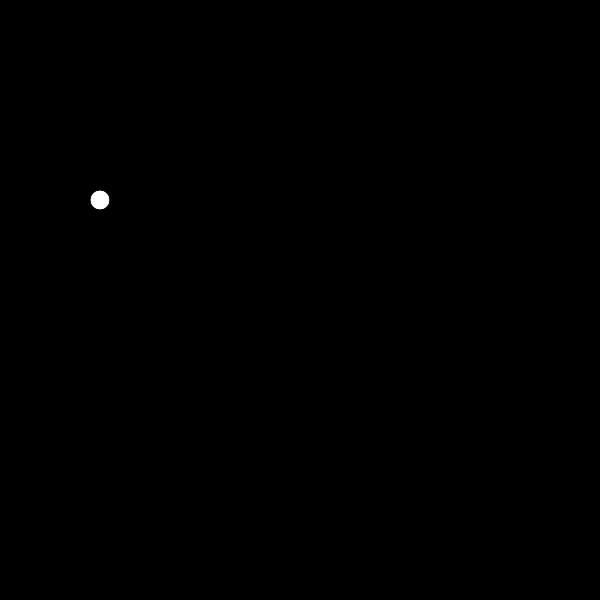
Frame 1 (no input)
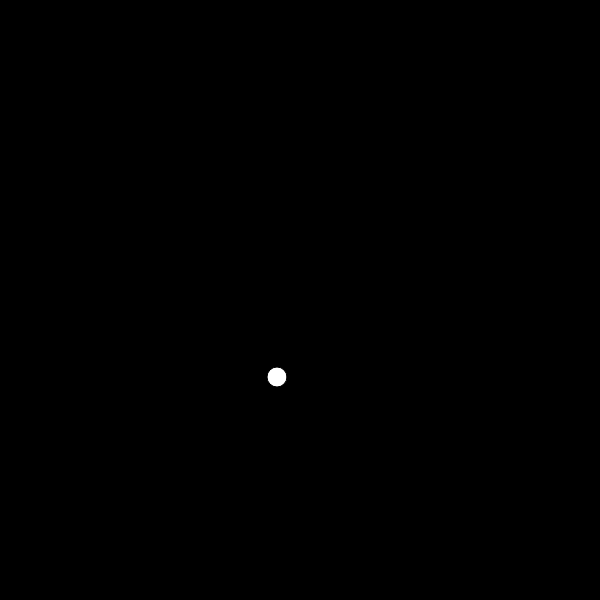
Frame 60 (no input)
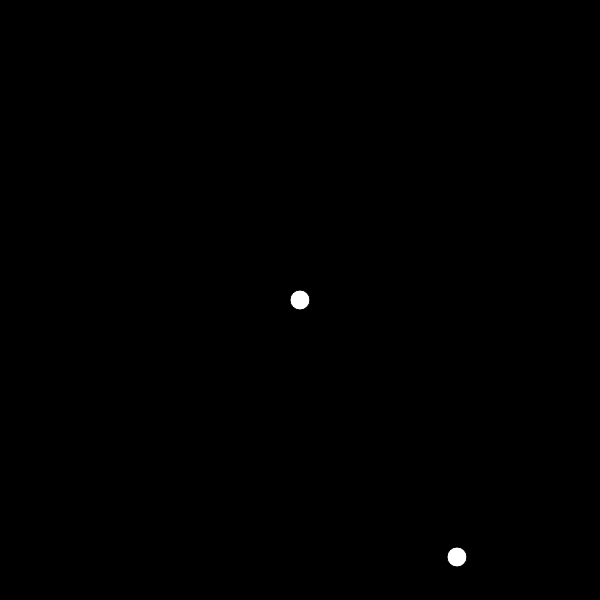
Frame 120 (the mouse pressed at the canvas centre since frame 60)

The p5.js sketch that drew these frames (run headless with seeded random() and noise() and a simulated clock; from frame 60 on, the mouse is pressed at the canvas centre):

// p5.js sketch
// ── sketch.js
let x = [100],
  y = [200],
  xspd = [3],
  yspd = [3],
  radius = 10;

function setup() {
  createCanvas(600, 600);
}

function draw() {
  background(0);
  background(0);

  drawBalls();
  updateBalls();
  checkCollisions();

  if (mouseIsPressed) {
    addNewBall();
  }
}

// draw each ball in a loop
function drawBalls() {
  for (let i = 0; i < x.length; i++) {
    circle(x[i], y[i], 20);
  }
}

// update each ball in a loop
function updateBalls() {
  for (let i = 0; i < x.length; i++) {
    x[i] += xspd[i];
    y[i] += yspd[i];
  }
}

// check collision with edges of sketch
function checkCollisions() {
  for (let i = 0; i < x.length; i++) {
    // check collision with left/right wall
    if (x[i] >= width - radius || x[i] <= radius) {
      xspd[i] = xspd[i] * -1;
    }

    // check collision with top/bottom wall
    if (y[i] >= height - radius || y[i] <= radius) {
      yspd[i] = yspd[i] * -1;
    }
  }
}

// add new ball
function addNewBall() {
  let spdX = mouseX - pmouseX;
  let spdY = mouseY - pmouseY;
  if (spdX != 0 || spdY != 0) {
    x.push(mouseX);
    y.push(mouseY);
    xspd.push(spdX);
    yspd.push(spdY);
  }
}
